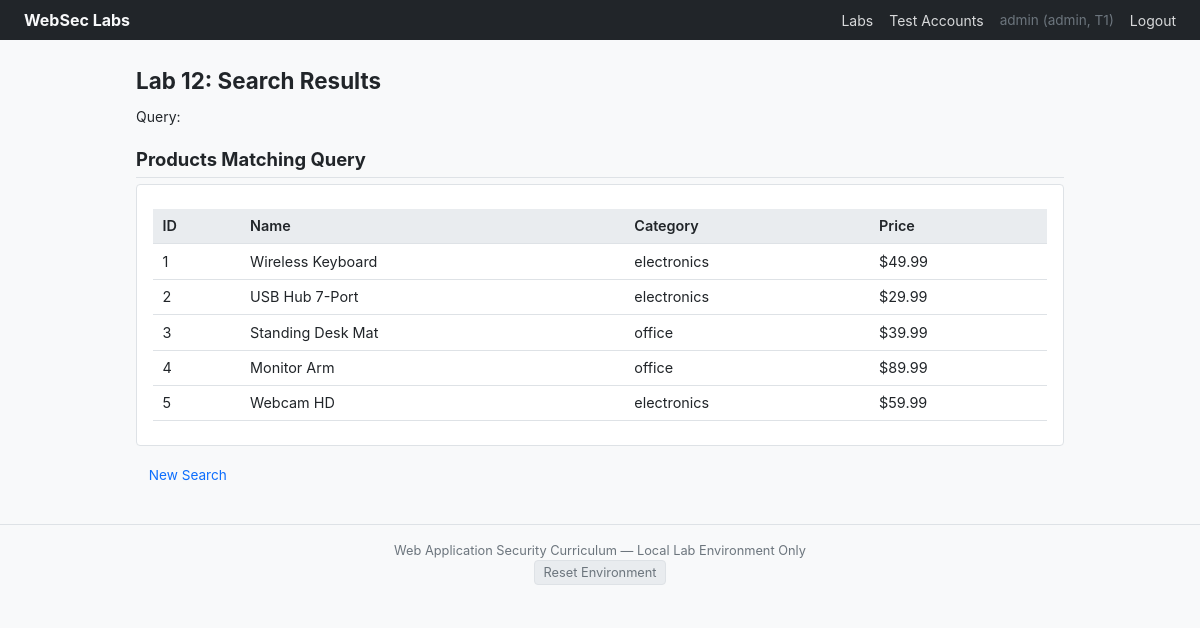
Screenshot of /lab/injection/inj-02/search (signed in) with the database file from the repository.
### tables this page shows
CREATE TABLE products (
        id INTEGER PRIMARY KEY AUTOINCREMENT,
        name TEXT NOT NULL,
        category TEXT,
        description TEXT,
        price REAL,
        stock INTEGER DEFAULT 0,
        secret_note TEXT
    );

### app/routes/injection.py (the view)
@injection_bp.route('/inj-02/search')
def lab12_search():
    err = _require_login()
    if err:
        return err
    q = request.args.get('q', '')
    redirect_to = request.args.get('redirect_to', '')
    patched = current_app.config.get('PATCHED_MODE', False)
    db = get_db()
    products = db.execute(
        "SELECT id, name, category, price FROM products WHERE name LIKE ?",
        (f'%{q}%',),
    ).fetchall()
    db.close()
    if patched:
        if redirect_to and not redirect_to.startswith('/'):
            redirect_to = ''
    return render_template(
        'labs/inj_02_search.html',
        q=q,
        redirect_to=redirect_to,
        products=[dict(p) for p in products],
    )

### app/database/db.py (called while the page is built)
def get_db():
    db_path = os.environ.get('DB_PATH', 'websec_labs.db')
    conn = sqlite3.connect(db_path)
    conn.row_factory = sqlite3.Row
    conn.execute("PRAGMA journal_mode=WAL")
    conn.execute("PRAGMA foreign_keys=ON")
    return conn

### app/routes/injection.py (called while the page is built)
def _require_login():
    if 'user_id' not in session:
        return jsonify({'error': 'Authentication required'}), 401
    return None

### app/templates/labs/inj_02_search.html (shortened to what this page needs)
{% extends "base.html" %}
{% block content %}
<h1>Lab 12: Search Results</h1>
<p>Query: <strong>{{ q }}</strong></p>
<h2>Products Matching Query</h2>
<div class="card">
    {% if products %}
    <table>
        <thead>
            <tr><th>ID</th><th>Name</th><th>Category</th><th>Price</th></tr>
        </thead>
        <tbody>
            {% for p in products %}
            <tr>
                <td>{{ p.id }}</td>
                <td>{{ p.name }}</td>
                <td>{{ p.category }}</td>
                <td>${{ p.price }}</td>
            </tr>
            {% endfor %}
        </tbody>
    </table>
    {% else %}
    <p>No products found matching your search criteria.</p>
    {% endif %}
</div>
<p><a href="/lab/injection/inj-02" class="btn btn-secondary">New Search</a></p>
{% endblock %}

### app/static/css/style.css (style rules this page uses)
:root { --bg: #f8f9fa; --fg: #212529; --muted: #6c757d; --border: #dee2e6; --accent: #0d6efd; --accent-hover: #0b5ed7; --danger: #dc3545; --success: #198754; --warning: #ffc107; --card-bg: #fff; --nav-bg: #212529; --nav-fg: #f8f9fa; --code-bg: #e9ecef; --radius: 4px; }
* { box-sizing: border-box; margin: 0; padding: 0; }
body { font-family: -apple-system, BlinkMacSystemFont, "Segoe UI", Roboto, "Helvetica Neue", Arial, sans-serif; font-size: 14px; line-height: 1.5; color: var(--fg); background: var(--bg); }
h1 { font-size: 1.4rem; margin-bottom: 0.5rem; }
h2 { font-size: 1.15rem; margin: 1.2rem 0 0.4rem; border-bottom: 1px solid var(--border); padding-bottom: 0.2rem; }
a { color: var(--accent); }
.card { background: var(--card-bg); border: 1px solid var(--border); border-radius: var(--radius); padding: 1rem; margin-bottom: 0.75rem; }
table { width: 100%; border-collapse: collapse; margin: 0.5rem 0; font-size: 0.9rem; }
th, td { text-align: left; padding: 0.4rem 0.6rem; border-bottom: 1px solid var(--border); }
th { background: var(--code-bg); font-weight: 600; }
.btn { display: inline-block; padding: 0.4rem 0.8rem; border: none; border-radius: var(--radius); font-size: 0.85rem; cursor: pointer; text-decoration: none; font-family: inherit; }

### rows the page displays
products: id "1", name "Wireless Keyboard", category "electronics", price "49.99"
products: id "2", name "USB Hub 7-Port", category "electronics", price "29.99"
products: id "3", name "Standing Desk Mat", category "office", price "39.99"
products: id "4", name "Monitor Arm", category "office", price "89.99"
products: id "5", name "Webcam HD", category "electronics", price "59.99"

### other values shown
{{ session['username'] }} "admin"
{{ session['role'] }} "admin"
{{ session['tenant_id'] }} "1"
